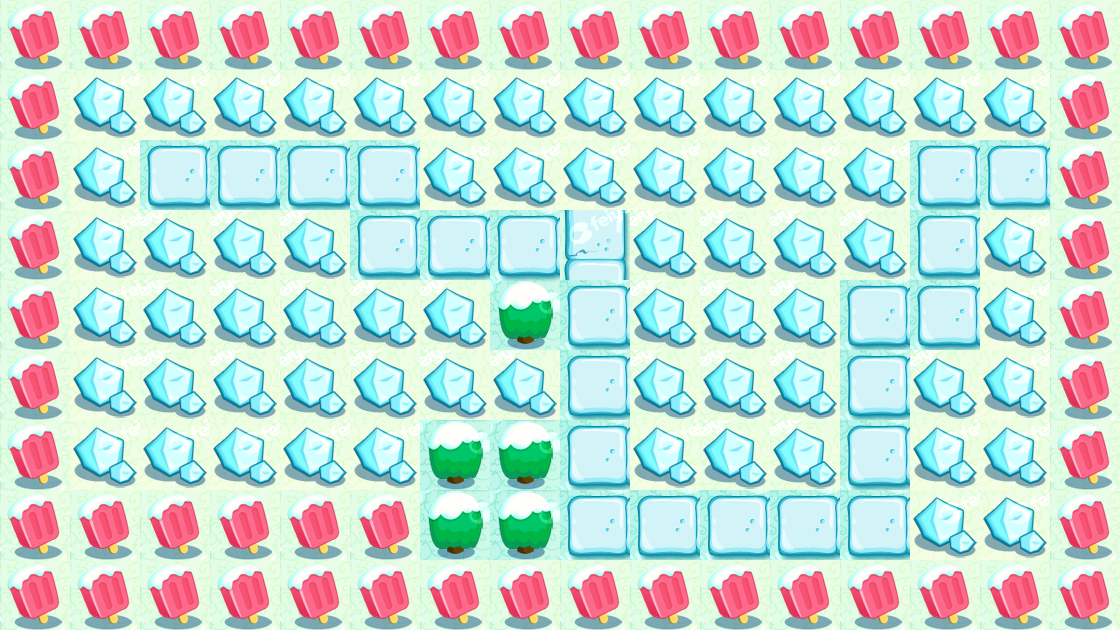

A 2D game scene composited from a Tiled map and its tileset images. What follows is a short description and the map's XML, with every tile layer's data as written:
An orthogonal 16x9 tile map with 70x70 px tiles, 1 tile layer (bg) and 1 object.

<map version="1.0" orientation="orthogonal" renderorder="right-down" width="16" height="9" tilewidth="70" tileheight="70" nextobjectid="2">
 <tileset firstgid="1" name="1" tilewidth="70" tileheight="70" tilecount="91" columns="13">
  <image source="1.png" width="910" height="490" />
  <tile id="0">
   <properties>
    <property name="type" value="ground" />
   </properties>
  </tile>
  <tile id="1">
   <properties>
    <property name="type" value="ground" />
   </properties>
  </tile>
  <tile id="2">
   <properties>
    <property name="type" value="block" />
   </properties>
  </tile>
  <tile id="3">
   <properties>
    <property name="type" value="ground" />
   </properties>
  </tile>
  <tile id="4">
   <properties>
    <property name="type" value="block" />
   </properties>
  </tile>
  <tile id="5">
   <properties>
    <property name="type" value="ground" />
   </properties>
  </tile>
  <tile id="6">
   <properties>
    <property name="type" value="ground" />
   </properties>
  </tile>
  <tile id="7">
   <properties>
    <property name="type" value="block" />
   </properties>
  </tile>
  <tile id="8">
   <properties>
    <property name="type" value="block" />
   </properties>
  </tile>
  <tile id="9">
   <properties>
    <property name="type" value="ground" />
   </properties>
  </tile>
  <tile id="10">
   <properties>
    <property name="type" value="ground" />
   </properties>
  </tile>
  <tile id="11">
   <properties>
    <property name="type" value="ground" />
   </properties>
  </tile>
  <tile id="13">
   <properties>
    <property name="type" value="ground" />
   </properties>
  </tile>
  <tile id="14">
   <properties>
    <property name="type" value="road" />
   </properties>
  </tile>
  <tile id="15">
   <properties>
    <property name="type" value="road" />
   </properties>
  </tile>
  <tile id="16">
   <properties>
    <property name="type" value="road" />
   </properties>
  </tile>
  <tile id="17">
   <properties>
    <property name="type" value="ground" />
   </properties>
  </tile>
  <tile id="18">
   <properties>
    <property name="type" value="ground" />
   </properties>
  </tile>
  <tile id="19">
   <properties>
    <property name="type" value="ground" />
   </properties>
  </tile>
  <tile id="20">
   <properties>
    <property name="type" value="block" />
   </properties>
  </tile>
  <tile id="21">
   <properties>
    <property name="type" value="block" />
   </properties>
  </tile>
  <tile id="22">
   <properties>
    <property name="type" value="road" />
   </properties>
  </tile>
  <tile id="23">
   <properties>
    <property name="type" value="road" />
   </properties>
  </tile>
  <tile id="24">
   <properties>
    <property name="type" value="road" />
   </properties>
  </tile>
  <tile id="26">
   <properties>
    <property name="type" value="ground" />
   </properties>
  </tile>
  <tile id="27">
   <properties>
    <property name="type" value="block" />
   </properties>
  </tile>
  <tile id="28">
   <properties>
    <property name="type" value="ground" />
   </properties>
  </tile>
  <tile id="29">
   <properties>
    <property name="type" value="road" />
   </properties>
  </tile>
  <tile id="30">
   <properties>
    <property name="type" value="block" />
   </properties>
  </tile>
  <tile id="31">
   <properties>
    <property name="type" value="block" />
   </properties>
  </tile>
  <tile id="32">
   <properties>
    <property name="type" value="ground" />
   </properties>
  </tile>
  <tile id="33">
   <properties>
    <property name="type" value="block" />
   </properties>
  </tile>
  <tile id="34">
   <properties>
    <property name="type" value="ground" />
   </properties>
  </tile>
  <tile id="35">
   <properties>
    <property name="type" value="road" />
   </properties>
  </tile>
  <tile id="36">
   <properties>
    <property name="type" value="ground" />
   </properties>
  </tile>
  <tile id="37">
   <properties>
    <property name="type" value="block" />
   </properties>
  </tile>
  <tile id="39">
   <properties>
    <property name="type" value="ground" />
   </properties>
  </tile>
  <tile id="40">
   <properties>
    <property name="type" value="ground" />
   </properties>
  </tile>
  <tile id="41">
   <properties>
    <property name="type" value="ground" />
   </properties>
  </tile>
  <tile id="42">
   <properties>
    <property name="type" value="road" />
   </properties>
  </tile>
  <tile id="43">
   <properties>
    <property name="type" value="ground" />
   </properties>
  </tile>
  <tile id="44">
   <properties>
    <property name="type" value="ground" />
   </properties>
  </tile>
  <tile id="45">
   <properties>
    <property name="type" value="block" />
   </properties>
  </tile>
  <tile id="46">
   <properties>
    <property name="type" value="ground" />
   </properties>
  </tile>
  <tile id="47">
   <properties>
    <property name="type" value="ground" />
   </properties>
  </tile>
  <tile id="48">
   <properties>
    <property name="type" value="road" />
   </properties>
  </tile>
  <tile id="49">
   <properties>
    <property name="type" value="ground" />
   </properties>
  </tile>
  <tile id="50">
   <properties>
    <property name="type" value="ground" />
   </properties>
  </tile>
  <tile id="52">
   <properties>
    <property name="type" value="ground" />
   </properties>
  </tile>
  <tile id="53">
   <properties>
    <property name="type" value="ground" />
   </properties>
  </tile>
  <tile id="54">
   <properties>
    <property name="type" value="block" />
   </properties>
  </tile>
  <tile id="55">
   <properties>
    <property name="type" value="road" />
   </properties>
  </tile>
  <tile id="56">
   <properties>
    <property name="type" value="block" />
   </properties>
  </tile>
  <tile id="57">
   <properties>
    <property name="type" value="ground" />
   </properties>
  </tile>
  <tile id="58">
   <properties>
    <property name="type" value="ground" />
   </properties>
  </tile>
  <tile id="61">
   <properties>
    <property name="type" value="road" />
   </properties>
  </tile>
  <tile id="62">
   <properties>
    <property name="type" value="block" />
   </properties>
  </tile>
  <tile id="63">
   <properties>
    <property name="type" value="ground" />
   </properties>
  </tile>
  <tile id="65">
   <properties>
    <property name="type" value="ground" />
   </properties>
  </tile>
  <tile id="66">
   <properties>
    <property name="type" value="ground" />
   </properties>
  </tile>
  <tile id="67">
   <properties>
    <property name="type" value="ground" />
   </properties>
  </tile>
  <tile id="68">
   <properties>
    <property name="type" value="road" />
   </properties>
  </tile>
  <tile id="69">
   <properties>
    <property name="type" value="road" />
   </properties>
  </tile>
  <tile id="70">
   <properties>
    <property name="type" value="road" />
   </properties>
  </tile>
  <tile id="71">
   <properties>
    <property name="type" value="road" />
   </properties>
  </tile>
  <tile id="72">
   <properties>
    <property name="type" value="road" />
   </properties>
  </tile>
  <tile id="73">
   <properties>
    <property name="type" value="road" />
   </properties>
  </tile>
  <tile id="74">
   <properties>
    <property name="type" value="road" />
   </properties>
  </tile>
  <tile id="75">
   <properties>
    <property name="type" value="ground" />
   </properties>
  </tile>
  <tile id="76">
   <properties>
    <property name="type" value="ground" />
   </properties>
  </tile>
  <tile id="80">
   <properties>
    <property name="type" value="ground" />
   </properties>
  </tile>
  <tile id="81">
   <properties>
    <property name="type" value="ground" />
   </properties>
  </tile>
  <tile id="84">
   <properties>
    <property name="type" value="ground" />
   </properties>
  </tile>
  <tile id="85">
   <properties>
    <property name="type" value="block" />
   </properties>
  </tile>
  <tile id="86">
   <properties>
    <property name="type" value="ground" />
   </properties>
  </tile>
  <tile id="87">
   <properties>
    <property name="type" value="ground" />
   </properties>
  </tile>
  <tile id="88">
   <properties>
    <property name="type" value="ground" />
   </properties>
  </tile>
  <tile id="89">
   <properties>
    <property name="type" value="ground" />
   </properties>
  </tile>
 </tileset>
 <layer name="bg" width="16" height="9">
  <data encoding="csv">
57,57,57,57,57,57,57,57,57,57,57,57,57,57,57,57,
57,34,34,34,34,34,34,34,34,34,34,34,34,34,34,57,
57,34,15,15,15,15,34,34,34,34,34,34,34,15,15,57,
57,34,32,32,32,15,15,15,30,32,32,32,32,15,34,57,
57,34,32,32,32,32,32,28,15,32,32,32,15,15,34,57,
57,34,32,32,32,32,32,32,15,32,32,32,15,32,34,57,
57,34,34,34,34,34,28,28,15,34,32,32,15,34,34,57,
57,57,57,57,57,57,28,28,15,15,15,15,15,34,34,57,
57,57,57,57,57,57,57,57,57,57,57,57,57,57,57,57
</data>
 </layer>
 <objectgroup name="object">
  <object id="1" x="142" y="144" width="70" height="70" />
 </objectgroup>
</map>
